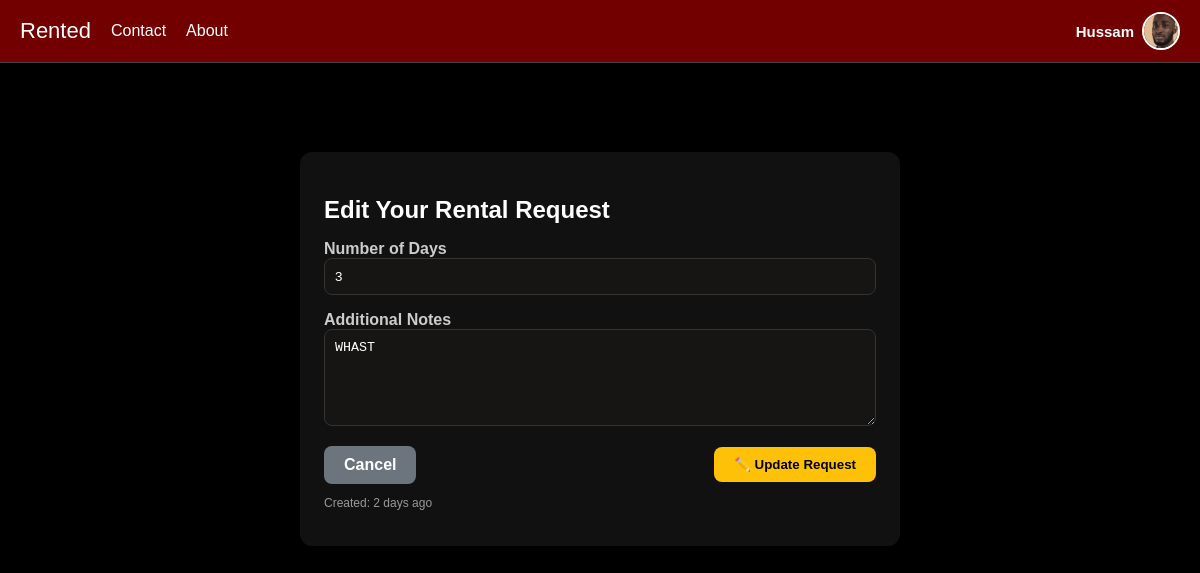
The page /edit_request/1 (signed in) on the database its author committed.
### app.py (models this page shows)
class User(db.Model):
    id = db.Column(db.Integer, primary_key=True)
    username = db.Column(db.String(150), unique=True, nullable=False)
    email = db.Column(db.String(150), unique=True, nullable=True)
    password = db.Column(db.String(150), nullable=False)
    profile_pic = db.Column(db.String(300), default="profile_pics/default.png")
    is_admin = db.Column(db.Boolean, default=False)
    created_at = db.Column(db.DateTime, default=datetime.utcnow)
    listings = db.relationship("Listing", backref="user", cascade="all, delete-orphan")

class RentRequest(db.Model):
    id = db.Column(db.Integer, primary_key=True)
    days = db.Column(db.Integer, nullable=False)
    description = db.Column(db.Text)
    status = db.Column(db.String(50), default="Pending")
    created_at = db.Column(db.DateTime, default=datetime.utcnow)
    listing = db.relationship('Listing', backref='rent_requests', lazy=True)
    listing_id = db.Column(db.Integer, db.ForeignKey('listing.id'))
    renter_id = db.Column(db.Integer, db.ForeignKey('user.id'))
    renter = db.relationship("User")

### app.py (the view, shortened to what this page needs)
@app.route("/edit_request/<int:request_id>", methods=["GET", "POST"])
def edit_request(request_id):
    rent_request = RentRequest.query.get_or_404(request_id)
    if "user_id" not in session or rent_request.renter_id != session["user_id"]:
        return "Unauthorized", 403
    return render_template("edit_request.html", rent_request=rent_request)

### app.py (called while the page is built)
@app.context_processor
def inject_user():
    if "user_id" in session:
        user = User.query.get(session["user_id"])
        return dict(user=user)
    return dict(user=None)

### templates/edit_request.html (shortened to what this page needs)
{% extends "base.html" %}
{% block content %}
<div class="container">
  <div style="background: #111; padding: 24px; border-radius: 12px; margin-top: 24px; max-width: 600px; margin-left: auto; margin-right: auto;">
    <h2 style="color: #fff; margin-bottom: 16px;">Edit Your Rental Request</h2>
    <form method="POST" action="{{ url_for('edit_request', request_id=rent_request.id) }}">
      <label for="days" style="color: #ccc; font-weight: bold;">Number of Days</label>
      <input type="number" id="days" name="days" min="1" required value="{{ rent_request.days }}"
             style="width: 100%; padding: 10px; margin-bottom: 16px; background: #171414; color: #fff; border-radius: 8px; border: 1px solid #333;">
      <label for="description" style="color: #ccc; font-weight: bold;">Additional Notes</label>
      <textarea id="description" name="description" rows="5"
                style="width: 100%; padding: 10px; margin-bottom: 16px; background: #171414; color: #fff; border-radius: 8px; border: 1px solid #333;">{{ rent_request.description }}</textarea>
      <div style="display: flex; justify-content: space-between; align-items: center;">
        <a href="{{ url_for('view_listing', id=rent_request.listing_id) }}"
           style="padding: 10px 20px; border-radius: 8px; background: #6c757d; color: #fff; text-decoration: none; font-weight: bold;">
          Cancel
        </a>
        <button type="submit"
                style="padding: 10px 20px; border-radius: 8px; background: #ffc107; color: #000; font-weight: bold; border: none; cursor: pointer;">
          ✏️ Update Request
        </button>
      </div>
    </form>
    <p style="margin-top: 12px; font-size: 12px; color: #999;">Created: {{ rent_request.created_at|timeago }}</p>
  </div>
</div>
{% endblock %}

### templates/base.html (shortened to what this page needs)
<!DOCTYPE html>
<html lang="en">
<head>
</head>
<body>
  <nav class="navbar">
    <div class="nav-left">
      <a href="{{ url_for('home') }}" class="logo">Rented</a>
      <a href="{{ url_for('contact') }}">Contact</a>
      <a href="{{ url_for('about') }}">About</a>
    </div>
    <div class="nav-right">
      {% if session.get('user_id') %}
        <div class="user-info">
          <span class="username">{{ user.username }}</span>
          <img src="{{ url_for('static', filename=user.profile_pic) }}" alt="Profile" class="profile-pic">
        </div>
      {% else %}
        <div class="auth-buttons">
          <a href="{{ url_for('login') }}" class="auth-link">Login</a>
          <a href="{{ url_for('signup') }}" class="auth-link">Sign Up</a>
        </div>
      {% endif %}
    </div>
  </nav>
  <div class="container">
    {% block content %}{% endblock %}
  </div>
</body>
</html>

### templates/base.html (style rules this page uses)
*, *::before, *::after { box-sizing: border-box; }
body { margin: 0; font-family: Arial, sans-serif; background: #000; color: #fff; min-height: 100vh; padding-top: 80px; }
a { text-decoration: none; color: inherit; }
.navbar { display: flex; justify-content: space-between; align-items: center; background: #730000; padding: 12px 20px; position: fixed; top: 0; left: 0; right: 0; z-index: 1000; border-bottom: 1px solid #444; }
.nav-left { display: flex; align-items: center; gap: 20px; }
.navbar a { color: #fff; font-weight: 500; }
.logo { font-family: 'Arial Black', sans-serif; font-size: 22px; color: #000; }
.user-info { display: flex; align-items: center; gap: 8px; position: relative; }
.username { font-weight: bold; font-size: 15px; }
.profile-pic { width: 38px; height: 38px; border-radius: 50%; object-fit: cover; cursor: pointer; border: 2px solid #fff; }
.container { max-width: 1000px; margin: 0 auto; padding: 24px; }

### rows shown on the page
User: username "Hussam", profile_pic (picture)
RentRequest: days "3", description "WHAST", created_at "2 days ago"
